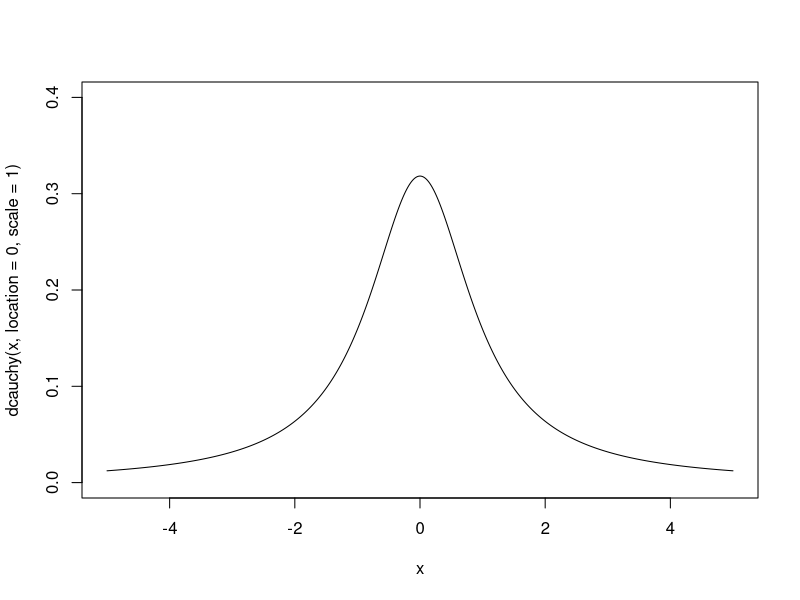
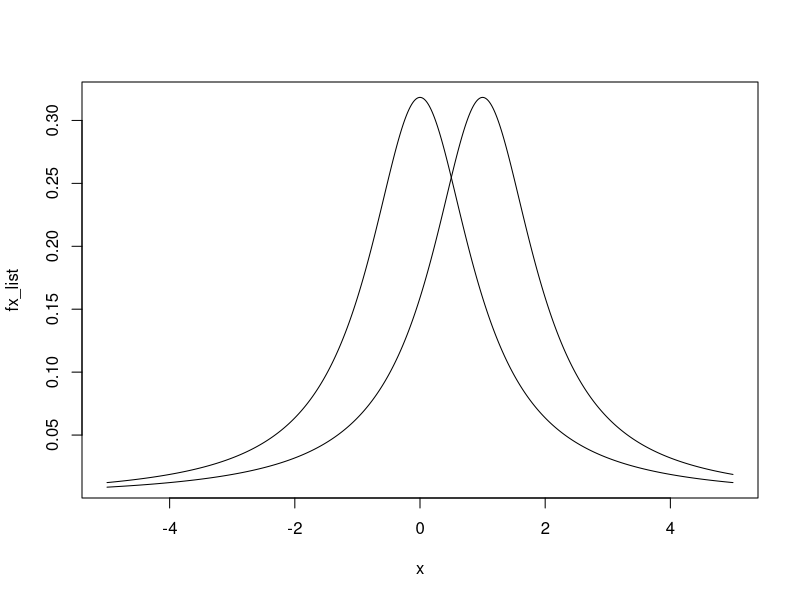

Write R code to recreate these figures, in order.
#
##--------------#	 Poisson
#
####--------### CDF
#x = seq(0, 21, length = 10000)
#png('figures/Poisson_cdf.png')
#plot(
#		 x,
#		 ppois(x,lambda = 4),
#		 type = 'l'
#)
#dev.off()
#
#
#
####--------### PDF
## Note, Posisson, x = 0,1,2,3,... so, length of x = b-a + 1
#x = seq(0,21, length = 22)
#png('figures/Poisson_pdf.png')
#plot(
#		 x,
#		 dpois(x, lambda = 10),
#		 type = 'h'
#)
#dev.off()
#
#
#
##--------------#	Beta
#
####--------### PDF
#
#x = seq(0,1, length = 10000)
## c(alpha, beta, line_type)
#parameters = list(c(14,14,2), c(1,4,3))
#legends = c(paste("alpha = 2", "beta = 4"))
#for (i in parameters){
#		legends = c(legends, paste("alpha = ", i[1], "beta = ", i[2]))
#}
#print(legends)
#
#
#png('figures/Beta_pdf.png')
#plot(
#		 x,
#		 dbeta(x,2,4),
#		 ylim = c(0,5),
#		 type = 'l',
#)
#for (item in parameters){
#		lines(
#					x,
#					dbeta(x,item[1],item[2]),
#					lty = item[3]
#		)
#}
#legend('topright',
#			 legend = legends,
#			 lty = c(1,2,3)
#)
#dev.off()
#
#
##--------------#	Uniform
####--------### PDF
## discrete
## x must be non-negative
#x = seq(0, 10, length = 11)
#png('figures/Uniform_pdf_discrete.png')
#plot(
#		 x,
#		 dunif(x, 1,5),
#		 type = 'h',
#		 ylim = c(0,1)
#)
#dev.off()
#
#
## continuous
## x must be non-negative
#x = seq(0, 10, length = 10000)
#png('figures/Uniform_pdf_continuous.png')
#plot(
#		 x,
#		 dunif(x, 1,5),
#		 type = 'l',
#		 ylim = c(0,1)
#)
#dev.off()
#
#
#
####--------### CDF
#
#x = seq(0, 10, length = 10000)
#png('figures/Uniform_cdf_continuous.png')
#plot(
#		 x,
#		 punif(x, 1,5),
#		 type = 'l',
#		 ylim = c(0,1)
#)
#dev.off()
#


#--------------#	Cauchy
###--------### pdf

x = seq(-5,5, length = 1000)
png('figures/Cauchy_pdf.png')
plot(
		 x,
		 dcauchy(x, location = 0, scale = 1),
		 type = 'l',
		 ylim = c(0,0.4)
)
dev.off()


# write cauchy density by myself
cauchy = function(location, scale, x){
		a = ((x - location)/scale)**2
		fx = 1/(pi*scale *(1+a))
		return(fx)
}


fx_list = c()
for(i in x){
		fx = cauchy(0,1,i)
		fx_list = c(fx_list, fx)

}
fx_list


png('figures/cauchy_pdf_manually.png')
plot(
		 x,
		 fx_list,
		 type = 'l'
)
lines(
			x,
			dcauchy(x, 1,1)
)
dev.off()





